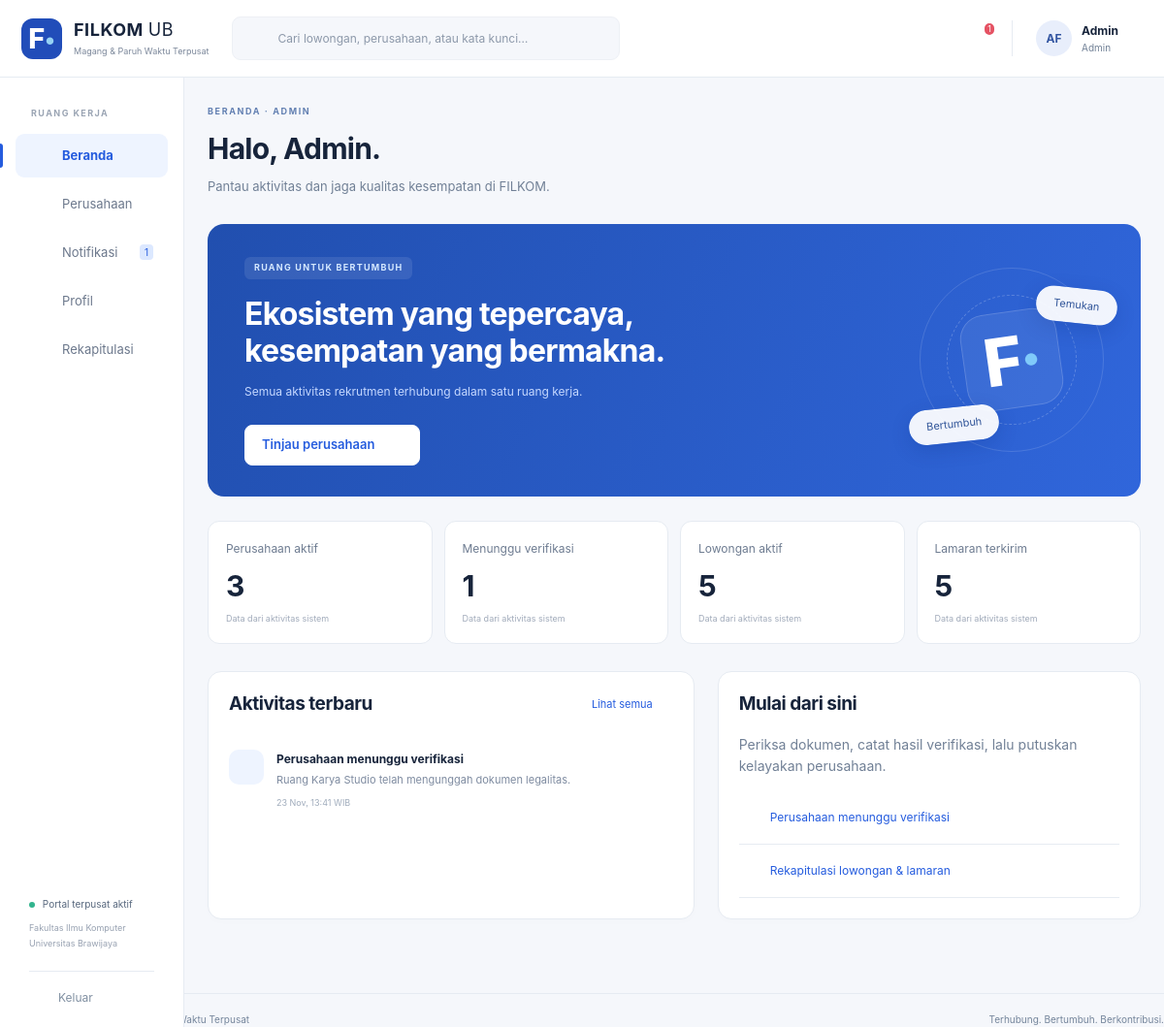
The page /index.php?r=dashboard (signed in) on the database its author committed.
### tables this page shows
CREATE TABLE AKUN (
 idAkun INT AUTO_INCREMENT PRIMARY KEY, username VARCHAR(100) NOT NULL UNIQUE, email VARCHAR(100) NOT NULL UNIQUE,
 passwordHash VARCHAR(255) NOT NULL, namaPengguna VARCHAR(100) NOT NULL,
 role ENUM('Mahasiswa','Rekruter','Admin') NOT NULL, aktif TINYINT(1) NOT NULL DEFAULT 1,
 idMahasiswa INT NULL UNIQUE,idPerusahaan INT NULL,
 FOREIGN KEY(idMahasiswa) REFERENCES MAHASISWA(idMahasiswa), FOREIGN KEY(idPerusahaan) REFERENCES PERUSAHAAN(idPerusahaan),
 CONSTRAINT CK_AKUN_ROLE CHECK ((role='Mahasiswa' AND idMahasiswa IS NOT NULL AND idPerusahaan IS NULL) OR (role='Rekruter' AND idPerusahaan IS NOT NULL AND idMahasiswa IS NULL) OR (role='Admin' AND idMahasiswa IS NULL AND idPerusahaan IS NULL))
);

CREATE TABLE NOTIFIKASI (
 idNotifikasi INT AUTO_INCREMENT PRIMARY KEY,idPenerima INT NOT NULL,judul VARCHAR(150) NOT NULL,isi TEXT NOT NULL,
 tautan VARCHAR(250) NOT NULL,sudahDibaca TINYINT(1) NOT NULL DEFAULT 0,dibuatPada DATETIME NOT NULL DEFAULT CURRENT_TIMESTAMP,
 FOREIGN KEY(idPenerima) REFERENCES AKUN(idAkun),INDEX IDX_NOTIF(idPenerima,sudahDibaca)
);

### app/Views/dashboard.php (the view, shortened to what the rows shown need)
<?php $heading='Halo, '.explode(' ',$currentUser['namaPengguna'])[0].'.';$subtitle=match($currentUser['role']){'Mahasiswa'=>'Satu langkah lebih dekat ke pengalaman berikutnya.','Rekruter'=>'Temukan talenta terbaik dan kelola proses rekrutmenmu.',default=>'Pantau aktivitas dan jaga kualitas kesempatan di FILKOM.'};$kicker='BERANDA · '.mb_strtoupper($currentUser['role']);require ROOT.'/app/Views/components/heading.php';?>
<div class="dashboard-hero"><div><h2><?= $currentUser['role']==='Mahasiswa'?'Kesempatan baru,<br>cerita baru.':($currentUser['role']==='Rekruter'?'Talenta yang tepat,<br>awal yang hebat.':'Ekosistem yang tepercaya,<br>kesempatan yang bermakna.') ?></h2></div></div>
<div class="two-columns"><section class="card"><div class="section-heading"><h2>Aktivitas terbaru</h2></div><?php foreach($notifikasi as $n):?><a class="activity-row" href="<?= e($n['tautan']) ?>"><span class="activity-icon"><?= icon('bell') ?></span><span><strong><?= e($n['judul']) ?></strong><small><?= e($n['isi']) ?></small><time><?= tanggal($n['dibuatPada'],'d M, H:i') ?> WIB</time></span></a><?php endforeach;?></section><section class="card"><div class="section-heading"><h2><?= $currentUser['role']==='Admin'?'Mulai dari sini':'Agenda terdekat' ?></h2></div></section></div>

### app/Views/layout/header.php (shortened to what the rows shown need)
<!doctype html>
<html lang="id"><head><meta charset="utf-8"><meta name="viewport" content="width=device-width,initial-scale=1">
<title><?= e($title) ?> · FILKOM Connect</title><link rel="stylesheet" href="assets/app.css">
</head><body>
<?php if($currentUser): $role=$currentUser['role'];$r=query('r','dashboard'); ?>
<header class="topbar"><a class="brand" href="<?= e(url()) ?>"><span class="brand-icon">F<span>•</span></span><span><strong>FILKOM <span class="brand-light">UB</span></strong><small>Magang &amp; Paruh Waktu Terpusat</small></span></a>
<form class="global-search" action="index.php" method="get"><input type="hidden" name="r" value="<?= $role==='Admin'?'perusahaan':'lowongan' ?>"><?= icon('search') ?><input aria-label="Pencarian global" name="keyword" placeholder="Cari lowongan, perusahaan, atau kata kunci…" value="<?= e(query('keyword')) ?>"><button class="icon-button" aria-label="Cari"><?= icon('arrow') ?></button></form>
<div class="top-actions"><form class="mobile-logout" method="post" action="<?= e(url('logout')) ?>"><?= csrf() ?><button class="icon-button" aria-label="Keluar"><?= icon('logout') ?></button></form><a class="notification-button" href="<?= e(url('notifikasi')) ?>" aria-label="Notifikasi, <?= $unread ?> belum dibaca"><?= icon('bell') ?><?php if($unread):?><span class="counter"><?= $unread>99?'99+':$unread ?></span><?php endif;?></a><div class="user-summary"><span class="avatar"><?= e(initials($currentUser['namaPengguna'])) ?></span><span><strong><?= e(explode(' ',$currentUser['namaPengguna'])[0]) ?></strong><small><?= e($role) ?></small></span></div></div></header>
<aside class="sidebar"><div class="sidebar-label">RUANG KERJA</div><nav aria-label="Navigasi utama">
<?php $nav=[['dashboard','home','Beranda']];
if($role==='Admin')$nav=[...$nav,['perusahaan','building','Perusahaan']];
$nav[]=['notifikasi','bell','Notifikasi'];$nav[]=['profil','user','Profil'];
if($role!=='Mahasiswa')$nav[]=['rekapitulasi','chart','Rekapitulasi'];
foreach($nav as [$link,$ic,$label]):$active=explode('/',$r)[0]===$link||($link==='pendaftar'&&str_starts_with($r,'seleksi')); ?>
<a href="<?= e(url($link)) ?>" class="nav-link <?= $active?'active':'' ?>" <?= $active?'aria-current="page"':'' ?>><?= icon($ic) ?><span><?= e($label) ?></span><?php if($link==='notifikasi'&&$unread):?><span class="nav-count"><?= $unread ?></span><?php endif;?></a>
<?php endforeach;?></nav><div class="sidebar-bottom"><div class="portal-status"><i></i> Portal terpusat aktif<small>Fakultas Ilmu Komputer<br>Universitas Brawijaya</small></div><form method="post" action="<?= e(url('logout')) ?>"><?= csrf() ?><button class="logout"><?= icon('logout') ?> Keluar</button></form></div></aside>
<main id="main" class="main-content">
<?php else: ?><main id="main" class="public-main"><?php endif; ?>

### app/Core/helpers.php (shortened to what the rows shown need)
<?php
function e(mixed $s):string {
    return htmlspecialchars((string)$s,ENT_QUOTES|ENT_SUBSTITUTE,'UTF-8');
}
function url(string $route='dashboard',array $p=[]):string {
    return 'index.php?'.http_build_query(['r'=>$route]+$p);
}
function query(string $key,string $default=''):string {
    $v=$_GET[$key]??$default;
    return is_scalar($v)?trim((string)$v):$default;
}
function tanggal(?string $date,string $format='d M Y'):string {
    return $date?date($format,strtotime($date)):'—';
}
function initials(string $s):string {
    $w=preg_split('/\s+/',trim($s));
    return mb_strtoupper(mb_substr($w[0]??'',0,1).mb_substr($w[1]??'',0,1));
}
function icon(string $name):string {
    $paths=[ 'home'=>'<path d="m3 10 9-7 9 7v10H3Z"/><path d="M9 20v-7h6v7"/>', 'briefcase'=>'<rect x="3" y="7" width="18" height="14" rx="2"/><path d="M8 7V3h8v4M3 12c6 4 12 4 18 0M10 13h4"/>', 'file'=>'<path d="M6 3h9l4 4v14H6Z"/><path d="M14 3v5h5M9 12h7M9 16h7"/>', 'bell'=>'<path d="M5 17h14l-2-3V9a5 5 0 0 0-10 0v5ZM10 21h4"/>', 'user'=>'<circle cx="12" cy="8" r="4"/><path d="M4 21v-2a8 8 0 0 1 16 0v2"/>', 'calendar'=>'<rect x="3" y="5" width="18" height="16" rx="2"/><path d="M7 2v6M17 2v6M3 11h18M7 15h3M14 15h3"/>', 'chat'=>'<path d="M4 4h16v12H9l-5 5Z"/><path d="M8 8h8M8 12h5"/>', 'search'=>'<circle cx="10" cy="10" r="6"/><path d="m15 15 6 6"/>', 'arrow'=>'<path d="M4 12h16m-6-6 6 6-6 6"/>', 'plus'=>'<path d="M12 4v16M4 12h16"/>', 'location'=>'<path d="M19 10c0 5-7 11-7 11S5 15 5 10a7 7 0 0 1 14 0Z"/><circle cx="12" cy="10" r="2"/>', 'check'=>'<path d="m5 12 4 4L19 6"/>', 'clock'=>'<circle cx="12" cy="12" r="9"/><path d="M12 6v6l4 2"/>', 'logout'=>'<path d="M9 3H4v18h5M9 12h12m-5-5 5 5-5 5"/>', 'building'=>'<path d="M4 21V3h12v18M16 9h4v12M8 7h4M8 11h4M8 15h4M9 21v-3h3v3"/>', 'chart'=>'<path d="M4 3v18h17M8 17v-4M13 17V8M18 17V5"/>', 'shield'=>'<path d="m12 2 9 4v6c0 5-9 10-9 10S3 17 3 12V6Z"/><path d="m8 12 3 3 5-6"/>', 'download'=>'<path d="M12 3v12m-5-5 5 5 5-5M4 16v5h16v-5"/>', 'close'=>'<path d="m5 5 14 14M19 5 5 19"/>', ];
    return '<svg class="icon" viewBox="0 0 24 24" fill="none" stroke="currentColor" stroke-width="1.7" stroke-linecap="round" stroke-linejoin="round" aria-hidden="true">'.($paths[$name]??$paths['file']).'</svg>';
}

### app/Views/components/heading.php
<div class="page-heading"><div><p class="eyebrow"><?= e($kicker??'FILKOM CONNECT') ?></p><h1><?= e($heading??$title) ?></h1><?php if(!empty($subtitle)):?><p><?= e($subtitle) ?></p><?php endif;?></div><?php if(!empty($headingAction)):?><?= $headingAction ?><?php endif;?></div>

### rows shown on the page
akun: namaPengguna "AF", namaPengguna "Admin", role "Admin", role "BERANDA · ADMIN", namaPengguna "Halo, Admin.", role "Pantau aktivitas dan jaga kualitas kesempatan di FILKOM."
notifikasi: judul "Perusahaan menunggu verifikasi", isi "Ruang Karya Studio telah mengunggah dokumen legalitas.", dibuatPada "23 Nov, 13:41"

### other values the page prints
$unread "1"
$label "Beranda"
$label "Perusahaan"
$label "Notifikasi"
$label "Profil"
$label "Rekapitulasi"
$label "Perusahaan aktif"
$count "3"
$label "Menunggu verifikasi"
$count "1"
$label "Lowongan aktif"
$count "5"
$label "Lamaran terkirim"
